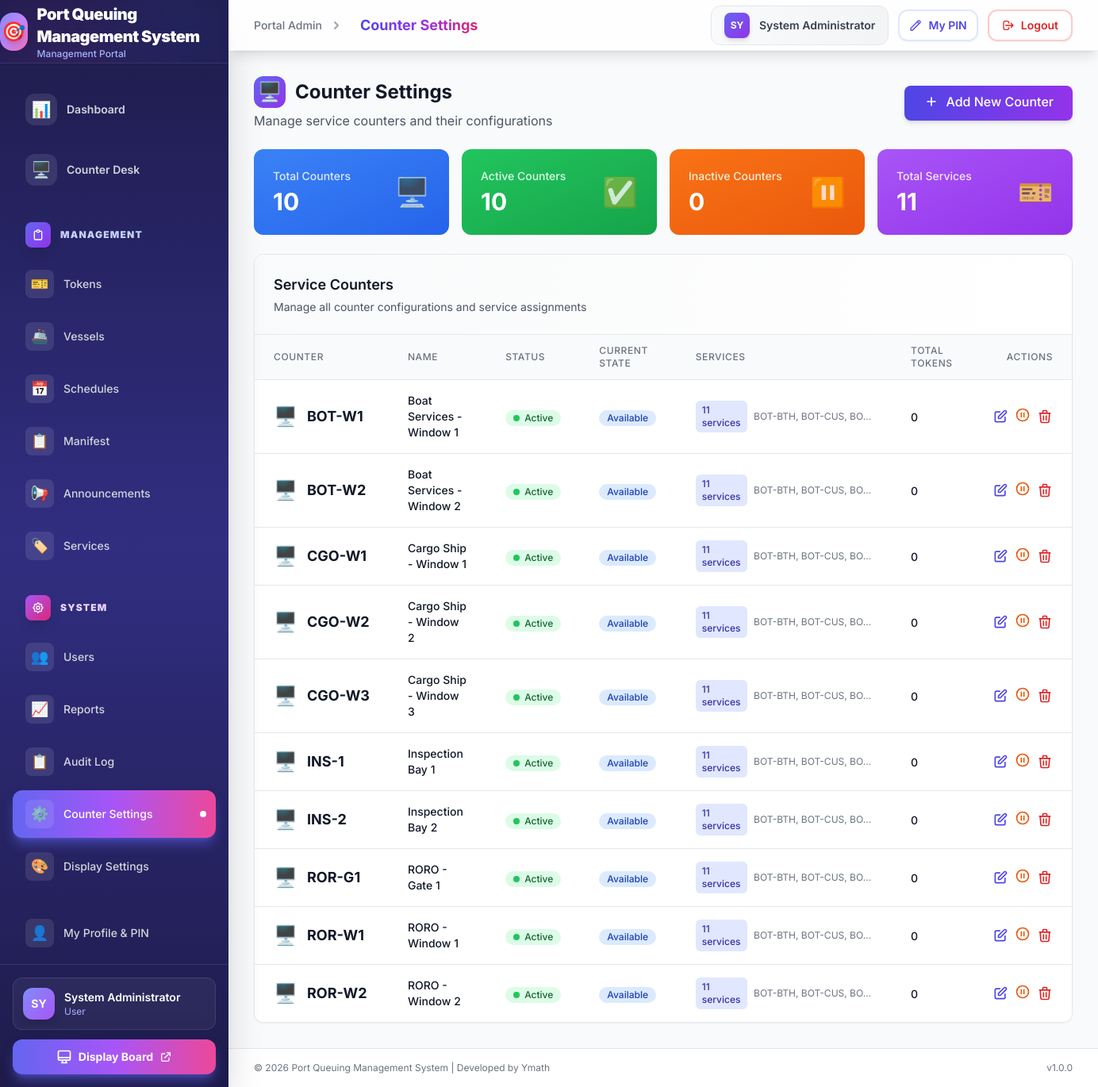
The page /admin/counter-settings.php (signed in) on the database its author committed.
### tables this page shows
CREATE TABLE IF NOT EXISTS service_counters (
    id INT PRIMARY KEY AUTO_INCREMENT,
    counter_number VARCHAR(10) NOT NULL UNIQUE,
    counter_name VARCHAR(100) NOT NULL,
    is_active TINYINT(1) DEFAULT 1,
    current_status ENUM('available', 'serving', 'break', 'closed') DEFAULT 'available',
    staff_name VARCHAR(100),
    created_at TIMESTAMP DEFAULT CURRENT_TIMESTAMP,
    updated_at TIMESTAMP DEFAULT CURRENT_TIMESTAMP ON UPDATE CURRENT_TIMESTAMP
);

### admin/counter-settings.php (the view, shortened to what this page needs)
<?php
$db = getDB();
$counters = $db->query("
    SELECT
        c.*,
        COUNT(DISTINCT cs.service_category_id) as service_count,
        COUNT(DISTINCT t.id) as total_tokens,
        GROUP_CONCAT(DISTINCT s.code SEPARATOR ', ') as service_codes
    FROM service_counters c
    LEFT JOIN counter_services cs ON c.id = cs.counter_id
    LEFT JOIN tokens t ON c.id = t.counter_id
    LEFT JOIN service_categories s ON cs.service_category_id = s.id
    GROUP BY c.id
    ORDER BY c.counter_number ASC
")->fetchAll(PDO::FETCH_ASSOC);
$services = $db->query("SELECT * FROM service_categories WHERE is_active = 1 ORDER BY code ASC")->fetchAll(PDO::FETCH_ASSOC);
include __DIR__ . '/includes/header.php';
?>
<div class="w-full">
    <div class="flex items-center justify-between mb-6">
        <div>
            <h1 class="text-2xl font-bold text-gray-900 flex items-center gap-3">
                <span class="w-10 h-10 bg-gradient-to-br from-indigo-500 to-purple-600 rounded-xl flex items-center justify-center text-white">🖥️</span>
                Counter Settings
            </h1>
            <p class="text-gray-600 mt-1">Manage service counters and their configurations</p>
        </div>
        <button onclick="openModal('addCounterModal')" class="px-6 py-2 bg-gradient-to-r from-indigo-600 to-purple-600 text-white rounded-lg hover:from-indigo-700 hover:to-purple-700 transition font-medium shadow-md">
            <span class="inline-flex items-center gap-2">
                <svg class="w-5 h-5" fill="none" stroke="currentColor" viewBox="0 0 24 24"><path stroke-linecap="round" stroke-linejoin="round" stroke-width="2" d="M12 6v6m0 0v6m0-6h6m-6 0H6"/></svg>
                Add New Counter
            </span>
        </button>
    </div>
    <div class="grid grid-cols-1 md:grid-cols-4 gap-4 mb-6">
        <div class="bg-gradient-to-br from-blue-500 to-blue-600 rounded-xl p-6 text-white">
            <div class="flex items-center justify-between">
                <div>
                    <p class="text-blue-100 text-sm font-medium">Total Counters</p>
                    <p class="text-3xl font-bold mt-1"><?php echo count($counters); ?></p>
                </div>
                <div class="text-4xl opacity-80">🖥️</div>
            </div>
        </div>
        <div class="bg-gradient-to-br from-green-500 to-green-600 rounded-xl p-6 text-white">
            <div class="flex items-center justify-between">
                <div>
                    <p class="text-green-100 text-sm font-medium">Active Counters</p>
                    <p class="text-3xl font-bold mt-1"><?php echo count(array_filter($counters, fn($c) => $c['is_active'])); ?></p>
                </div>
                <div class="text-4xl opacity-80">✅</div>
            </div>
        </div>
        <div class="bg-gradient-to-br from-orange-500 to-orange-600 rounded-xl p-6 text-white">
            <div class="flex items-center justify-between">
                <div>
                    <p class="text-orange-100 text-sm font-medium">Inactive Counters</p>
                    <p class="text-3xl font-bold mt-1"><?php echo count(array_filter($counters, fn($c) => !$c['is_active'])); ?></p>
                </div>
                <div class="text-4xl opacity-80">⏸️</div>
            </div>
        </div>
        <div class="bg-gradient-to-br from-purple-500 to-purple-600 rounded-xl p-6 text-white">
            <div class="flex items-center justify-between">
                <div>
                    <p class="text-purple-100 text-sm font-medium">Total Services</p>
                    <p class="text-3xl font-bold mt-1"><?php echo count($services); ?></p>
                </div>
                <div class="text-4xl opacity-80">🎫</div>
            </div>
        </div>
    </div>
    <div class="bg-white rounded-xl shadow-sm border border-gray-200 overflow-hidden">
        <div class="p-6 border-b border-gray-200 bg-gradient-to-r from-gray-50 to-white">
            <h2 class="text-lg font-semibold text-gray-900">Service Counters</h2>
            <p class="text-sm text-gray-600 mt-1">Manage all counter configurations and service assignments</p>
        </div>
        <div class="overflow-x-auto">
            <table class="w-full">
                <thead class="bg-gray-50 border-b border-gray-200">
                    <tr>
                        <th class="px-6 py-3 text-left text-xs font-medium text-gray-500 uppercase tracking-wider">Counter</th>
                        <th class="px-6 py-3 text-left text-xs font-medium text-gray-500 uppercase tracking-wider">Name</th>
                        <th class="px-6 py-3 text-left text-xs font-medium text-gray-500 uppercase tracking-wider">Status</th>
                        <th class="px-6 py-3 text-left text-xs font-medium text-gray-500 uppercase tracking-wider">Current State</th>
                        <th class="px-6 py-3 text-left text-xs font-medium text-gray-500 uppercase tracking-wider">Services</th>
                        <th class="px-6 py-3 text-left text-xs font-medium text-gray-500 uppercase tracking-wider">Total Tokens</th>
                        <th class="px-6 py-3 text-right text-xs font-medium text-gray-500 uppercase tracking-wider">Actions</th>
                    </tr>
                </thead>
                <tbody class="bg-white divide-y divide-gray-200">
                    <?php if (empty($counters)): ?>
                        <tr>
                            <td colspan="7" class="px-6 py-12 text-center text-gray-500">
                                <div class="flex flex-col items-center">
                                    <svg class="w-16 h-16 text-gray-300 mb-4" fill="none" stroke="currentColor" viewBox="0 0 24 24">
                                        <path stroke-linecap="round" stroke-linejoin="round" stroke-width="2" d="M9.75 17L9 20l-1 1h8l-1-1-.75-3M3 13h18M5 17h14a2 2 0 002-2V5a2 2 0 00-2-2H5a2 2 0 00-2 2v10a2 2 0 002 2z"/>
                                    </svg>
                                    <p class="text-lg font-medium mb-2">No counters configured</p>
                                    <p class="text-sm">Add your first counter to get started</p>
                                </div>
                            </td>
                        </tr>
                    <?php else: ?>
                        <?php foreach ($counters as $counter): ?>
                            <tr class="hover:bg-gray-50 transition-colors">
                                <td class="px-6 py-4 whitespace-nowrap">
                                    <div class="flex items-center">
                                        <span class="text-2xl mr-3">🖥️</span>
                                        <span class="text-lg font-bold text-gray-900"><?php echo htmlspecialchars($counter['counter_number']); ?></span>
                                    </div>
                                </td>
                                <td class="px-6 py-4">
                                    <div class="text-sm font-medium text-gray-900"><?php echo htmlspecialchars($counter['counter_name']); ?></div>
                                </td>
                                <td class="px-6 py-4 whitespace-nowrap">
                                    <?php if ($counter['is_active']): ?>
                                        <span class="inline-flex items-center px-2.5 py-0.5 rounded-full text-xs font-medium bg-green-100 text-green-800">
                                            <span class="w-2 h-2 bg-green-500 rounded-full mr-1.5"></span>
                                            Active
                                        </span>
                                    <?php endif; ?>
                                </td>
                                <td class="px-6 py-4 whitespace-nowrap">
                                    <?php
                                    $statusColors = [
                                        'available' => 'bg-blue-100 text-blue-800',
                                        'serving' => 'bg-green-100 text-green-800',
                                        'break' => 'bg-yellow-100 text-yellow-800',
                                        'closed' => 'bg-red-100 text-red-800'
                                    ];
                                    $statusColor = $statusColors[$counter['current_status']] ?? 'bg-gray-100 text-gray-800';
                                    ?>
                                    <span class="inline-flex items-center px-2.5 py-0.5 rounded-full text-xs font-medium <?php echo $statusColor; ?>">
                                        <?php echo ucfirst($counter['current_status']); ?>
                                    </span>
                                </td>
                                <td class="px-6 py-4">
                                    <div class="flex items-center gap-2">
                                        <span class="inline-flex items-center px-2 py-1 rounded-md text-xs font-medium bg-indigo-100 text-indigo-800">
                                            <?php echo $counter['service_count']; ?> services
                                        </span>
                                        <?php if ($counter['service_codes']): ?>
                                            <span class="text-xs text-gray-500 truncate max-w-[150px]" title="<?php echo htmlspecialchars($counter['service_codes']); ?>">
                                                <?php echo htmlspecialchars($counter['service_codes']); ?>
                                            </span>
                                        <?php endif; ?>
                                    </div>
                                </td>
                                <td class="px-6 py-4 whitespace-nowrap">
                                    <span class="text-sm font-medium text-gray-900"><?php echo number_format($counter['total_tokens']); ?></span>
                                </td>
                                <td class="px-6 py-4 whitespace-nowrap text-right text-sm font-medium">
                                    <div class="flex items-center justify-end gap-2">
                                        <button onclick="editCounter(<?php echo htmlspecialchars(json_encode($counter)); ?>)" class="text-indigo-600 hover:text-indigo-900 transition-colors" title="Edit">
                                            <svg class="w-5 h-5" fill="none" stroke="currentColor" viewBox="0 0 24 24">
                                                <path stroke-linecap="round" stroke-linejoin="round" stroke-width="2" d="M11 5H6a2 2 0 00-2 2v11a2 2 0 002 2h11a2 2 0 002-2v-5m-1.414-9.414a2 2 0 112.828 2.828L11.828 15H9v-2.828l8.586-8.586z"/>
                                            </svg>
                                        </button>
                                        <form method="POST" class="inline">
                                            <button type="submit" class="<?php echo $counter['is_active'] ? 'text-orange-600 hover:text-orange-900' : 'text-green-600 hover:text-green-900'; ?> transition-colors" title="<?php echo $counter['is_active'] ? 'Deactivate' : 'Activate'; ?>">
                                                <svg class="w-5 h-5" fill="none" stroke="currentColor" viewBox="0 0 24 24">
                                                    <?php if ($counter['is_active']): ?>
                                                        <path stroke-linecap="round" stroke-linejoin="round" stroke-width="2" d="M10 9v6m4-6v6m7-3a9 9 0 11-18 0 9 9 0 0118 0z"/>
                                                    <?php else: ?>
                                                        <path stroke-linecap="round" stroke-linejoin="round" stroke-width="2" d="M14.752 11.168l-3.197-2.132A1 1 0 0010 9.87v4.263a1 1 0 001.555.832l3.197-2.132a1 1 0 000-1.664z"/>
                                                        <path stroke-linecap="round" stroke-linejoin="round" stroke-width="2" d="M21 12a9 9 0 11-18 0 9 9 0 0118 0z"/>
                                                    <?php endif; ?>
                                                </svg>
                                            </button>
                                        </form>
                                        <?php if ($counter['total_tokens'] == 0): ?>
                                            <button onclick="deleteCounter(<?php echo $counter['id']; ?>, '<?php echo htmlspecialchars($counter['counter_number']); ?>')" class="text-red-600 hover:text-red-900 transition-colors" title="Delete">
                                                <svg class="w-5 h-5" fill="none" stroke="currentColor" viewBox="0 0 24 24">
                                                    <path stroke-linecap="round" stroke-linejoin="round" stroke-width="2" d="M19 7l-.867 12.142A2 2 0 0116.138 21H7.862a2 2 0 01-1.995-1.858L5 7m5 4v6m4-6v6m1-10V4a1 1 0 00-1-1h-4a1 1 0 00-1 1v3M4 7h16"/>
                                                </svg>
                                            </button>
                                        <?php endif; ?>
                                    </div>
                                </td>
                            </tr>
                        <?php endforeach; ?>
                    <?php endif; ?>
                </tbody>
            </table>
        </div>
    </div>
</div>
<?php include __DIR__ . '/includes/footer.php'; ?>

### rows shown on the page
service_counters: counter_number "BOT-W1", counter_name "Boat Services - Window 1", is_active 1 (drawn), current_status "Available", service_count "11", service_codes "BOT-BTH, BOT-CUS, BO…", total_tokens "0"
service_counters: counter_number "BOT-W2", counter_name "Boat Services - Window 2", is_active 1 (drawn), current_status "Available", service_count "11", service_codes "BOT-BTH, BOT-CUS, BO…", total_tokens "0"
service_counters: counter_number "CGO-W1", counter_name "Cargo Ship - Window 1", is_active 1 (drawn), current_status "Available", service_count "11", service_codes "BOT-BTH, BOT-CUS, BO…", total_tokens "0"
service_counters: counter_number "CGO-W2", counter_name "Cargo Ship - Window 2", is_active 1 (drawn), current_status "Available", service_count "11", service_codes "BOT-BTH, BOT-CUS, BO…", total_tokens "0"
service_counters: counter_number "CGO-W3", counter_name "Cargo Ship - Window 3", is_active 1 (drawn), current_status "Available", service_count "11", service_codes "BOT-BTH, BOT-CUS, BO…", total_tokens "0"
service_counters: counter_number "INS-1", counter_name "Inspection Bay 1", is_active 1 (drawn), current_status "Available", service_count "11", service_codes "BOT-BTH, BOT-CUS, BO…", total_tokens "0"
service_counters: counter_number "INS-2", counter_name "Inspection Bay 2", is_active 1 (drawn), current_status "Available", service_count "11", service_codes "BOT-BTH, BOT-CUS, BO…", total_tokens "0"
service_counters: counter_number "ROR-G1", counter_name "RORO - Gate 1", is_active 1 (drawn), current_status "Available", service_count "11", service_codes "BOT-BTH, BOT-CUS, BO…", total_tokens "0"
service_counters: counter_number "ROR-W1", counter_name "RORO - Window 1", is_active 1 (drawn), current_status "Available", service_count "11", service_codes "BOT-BTH, BOT-CUS, BO…", total_tokens "0"
service_counters: counter_number "ROR-W2", counter_name "RORO - Window 2", is_active 1 (drawn), current_status "Available", service_count "11", service_codes "BOT-BTH, BOT-CUS, BO…", total_tokens "0"

### other values the page prints
APP_NAME "Port Queuing Management System"
substr($_SESSION['full_name'], 0, 2) "SY"
$_SESSION['full_name'] "System Administrator"
$_SESSION['role'] "User"
count($counters) "10"
count(array_filter($counters, fn($c) => $c['is_active'])) "10"
count(array_filter($counters, fn($c) => !$c['is_active'])) "0"
count($services) "11"
APP_VERSION "1.0.0"
